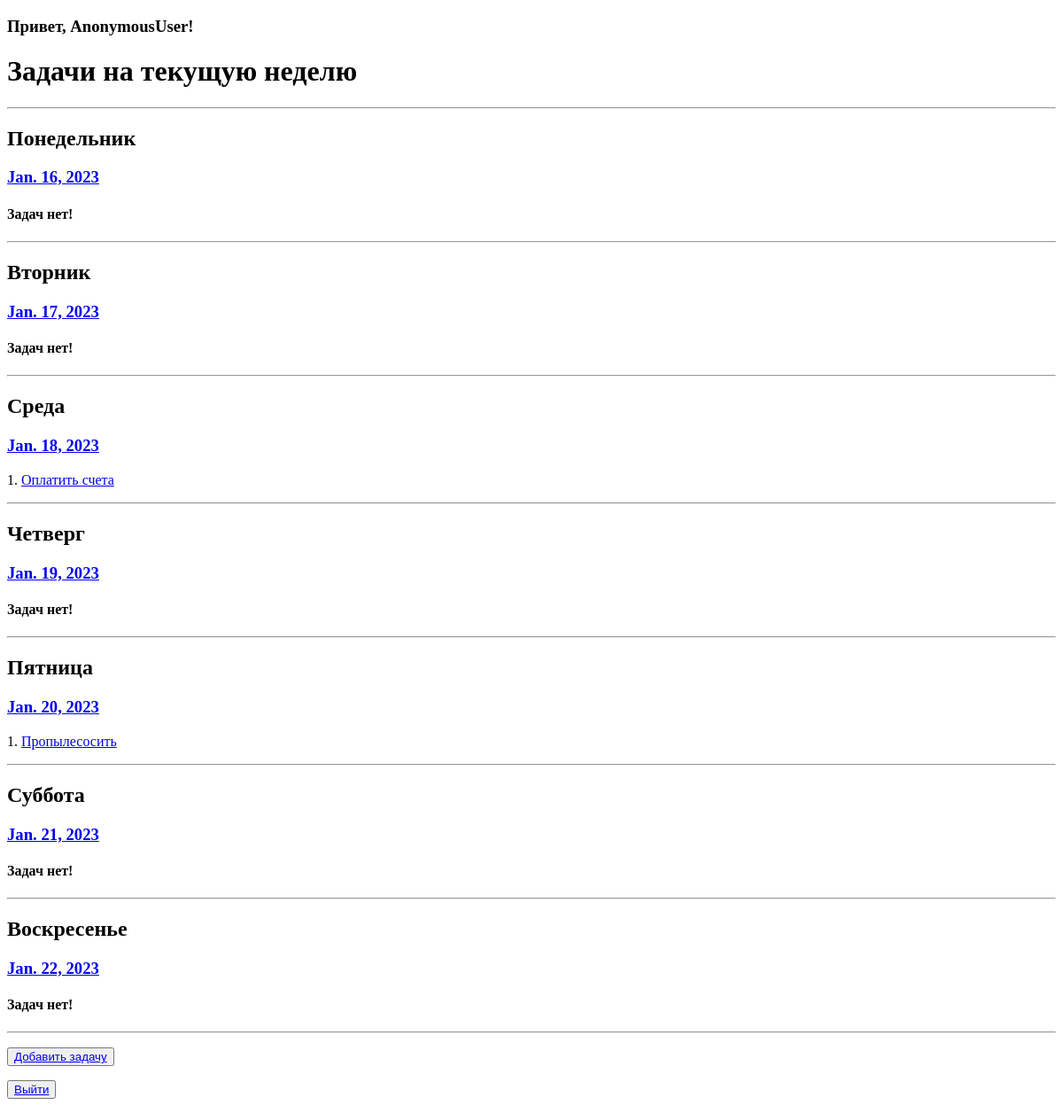
Before: /main/ with the older database file.
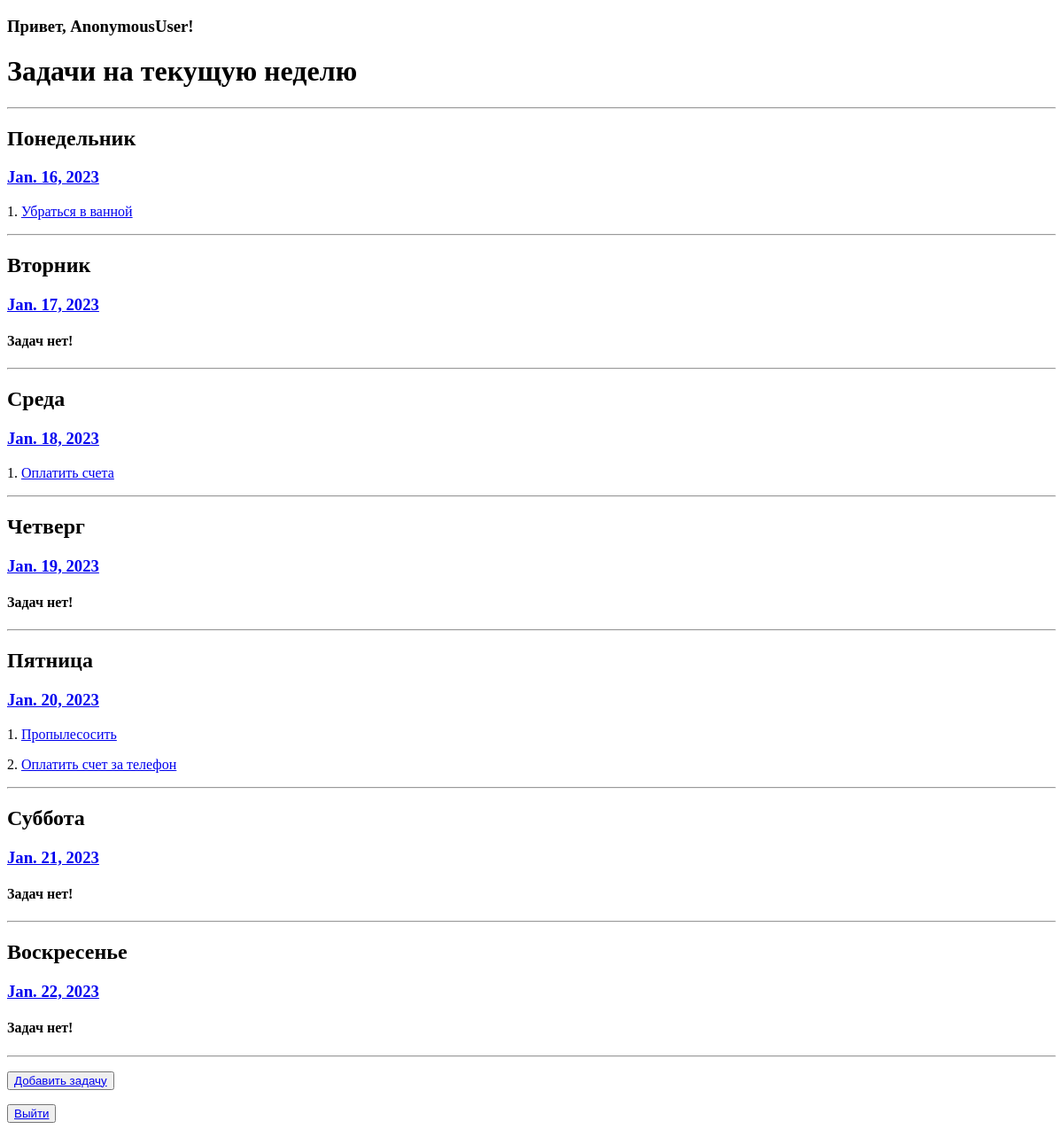
After: the same page with the newer database file.
### notes/models.py (models this page shows, shortened)
class Note(models.Model):
    LOW = 0
    NORMAL = 1
    HIGH = 2
    PRIORITIES = [
        (LOW, 'Low'),
        (NORMAL, 'Normal'),
        (HIGH, 'High'),
    ]
    note_title = models.CharField(max_length=250)
    note_text = models.TextField()
    note_priority = models.IntegerField(choices=PRIORITIES, default=0)
    note_time = models.DateField(blank=True)
    note_author = models.ForeignKey(User, on_delete=models.CASCADE)
    tags = models.ManyToManyField(Tag)

### notes/views.py (the view)
# urls.py: path('', NotesList.as_view(), name='main'),
class NotesList(ListView):
    model = Note
    template_name = 'main.html'
    def get_context_data(self, **kwargs):
        context = super().get_context_data(**kwargs)
        date = datetime.date.today()
        mon = date - datetime.timedelta(date.weekday())
        week_notes = []
        dates = []
        for i in range(7):
            date = mon + datetime.timedelta(i)
            notes = Note.objects.filter(note_time=date)
            week_notes.append(notes)
            dates.append(date)
        days = ['Понедельник', 'Вторник', 'Среда', 'Четверг', 'Пятница', 'Суббота', 'Воскресенье']
        context['week_notes'] = zip(days, dates, week_notes)
        return context

### notes/path_converters.py (called while the page is built)
    def to_url(self, value: date):
        return value.strftime('%d-%m-%Y')

### templates/main.html (shortened to what this page needs)
{% extends 'default.html' %}
{% block content %}
<h3>Привет, {{ request.user }}! </h3>
<h1>Задачи на текущую неделю</h1>
<hr>
{% for day, date, notes in week_notes %}
    <h2>{{ day }}</h2>
    <h3><a href="{% url 'date_notes' date %}">{{ date }}</a></h3>
    {% if notes %}
        {% for note in notes %}
                <p>{{ forloop.counter }}. <a href="{% url 'note_detail' note.pk %}">{{ note.note_title }}</a></p>
        {% endfor %}
    {% else %}
            <h4>Задач нет!</h4>
    {% endif %}
<hr>
{% endfor %}
<p><button> <a href="{% url 'note_add' %}">Добавить задачу</a> </button></p>
<p><button> <a href="{% url 'logout' %}">Выйти</a> </button></p>
{% endblock content %}

### templates/default.html (shortened to what this page needs)
<!DOCTYPE html>
<html>
<head>
</head>
<body>
    {% block content %}
    {% endblock content %}
</body>
</html>

Changed rows visible on the page:
added Note: note_title "Убраться в ванной", shown under "Понедельник"
added Note: note_title "Оплатить счет за телефон", shown under "Пятница"
Other visible differences:
list line gone: "Задач нет!"
